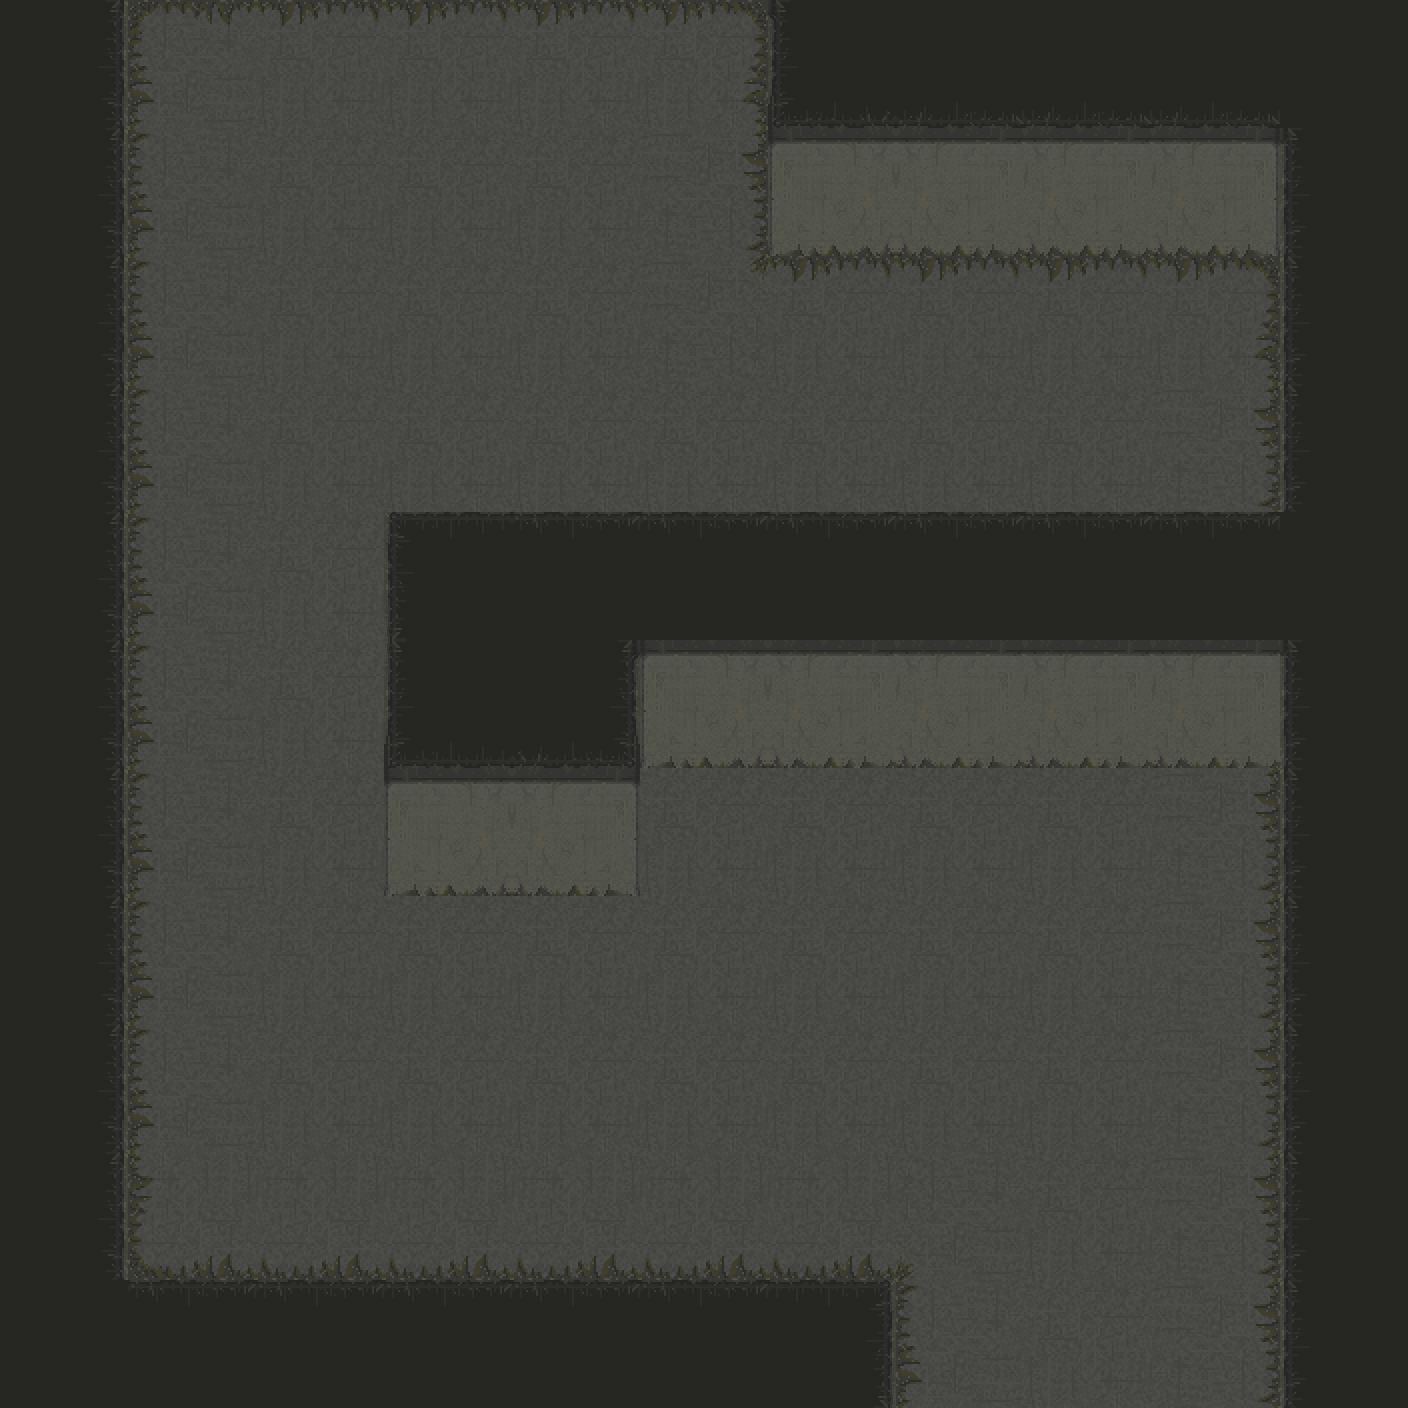

Rendered tile map (Tiled .tmx) drawn with the repository's tilesets; below, a short description and the map source with its tile grids summarised:
An orthogonal 11x11 tile map with 128x128 px tiles, 6 tile layers (sol, decors, mur, decors-lumiere, ...), 3 tilesets and 5 objects (2x PLAYER_START, ZONE_1_2, ZONE_TEST).

<map version="1.0" tiledversion="1.1.4" orientation="orthogonal" renderorder="left-up" width="11" height="11" tilewidth="128" tileheight="128" infinite="0" nextobjectid="9">
 <tileset firstgid="1" source="tileset/mur.tsx" />
 <tileset firstgid="49" source="tileset/sol.tsx" />
 <tileset firstgid="67" source="tileset/lampe3.tsx" />
 <layer name="sol" width="11" height="11">
  <data>[121 cells, 85 non-empty, 10 distinct tile ids]</data>
 </layer>
 <layer name="decors" width="11" height="11">
  <data>[121 cells, 0 non-empty, 0 distinct tile ids]</data>
 </layer>
 <layer name="mur" width="11" height="11">
  <data>[121 cells, 11 non-empty, 4 distinct tile ids]</data>
 </layer>
 <layer name="decors-lumiere" width="11" height="11">
  <data>[121 cells, 0 non-empty, 0 distinct tile ids]</data>
 </layer>
 <objectgroup name="objets" />
 <layer name="calque64" width="11" height="11">
  <data>[121 cells, 0 non-empty, 0 distinct tile ids]</data>
 </layer>
 <layer name="toit" width="11" height="11">
  <data>[121 cells, 41 non-empty, 13 distinct tile ids]</data>
 </layer>
 <objectgroup name="objets-lumiere" />
 <objectgroup name="MAP_COLLISION_LAYER" visible="0">
  <object id="4" x="126.667" y="1.33333">
   <polyline points="0,0 1.33333,1278.67 2,1302.67 768.667,1304 769.333,1406.67 1153.33,1406.67 1153.33,766.667 513.333,766.667 513.333,894.667 257.333,894.667 257.333,638.667 257.333,540.667 1153.33,544.667 1153.33,254.667 641.333,254.667 641.333,-1.33333 1.33333,-1.33333" />
  </object>
 </objectgroup>
 <objectgroup name="MAP_PORTAL_LAYER">
  <object id="5" name="ZONE_1_2" x="384" y="1.33333" width="129.333" height="22.6667" />
  <object id="8" name="ZONE_TEST" x="1026" y="1379.33" width="129.333" height="22.6667" />
 </objectgroup>
 <objectgroup name="MAP_SPAWNS_LAYER">
  <object id="6" name="PLAYER_START" x="382.667" y="38.6667" width="130.667" height="44" />
  <object id="7" name="PLAYER_START" x="1012.67" y="1276.67" width="130.667" height="44" />
 </objectgroup>
</map>
